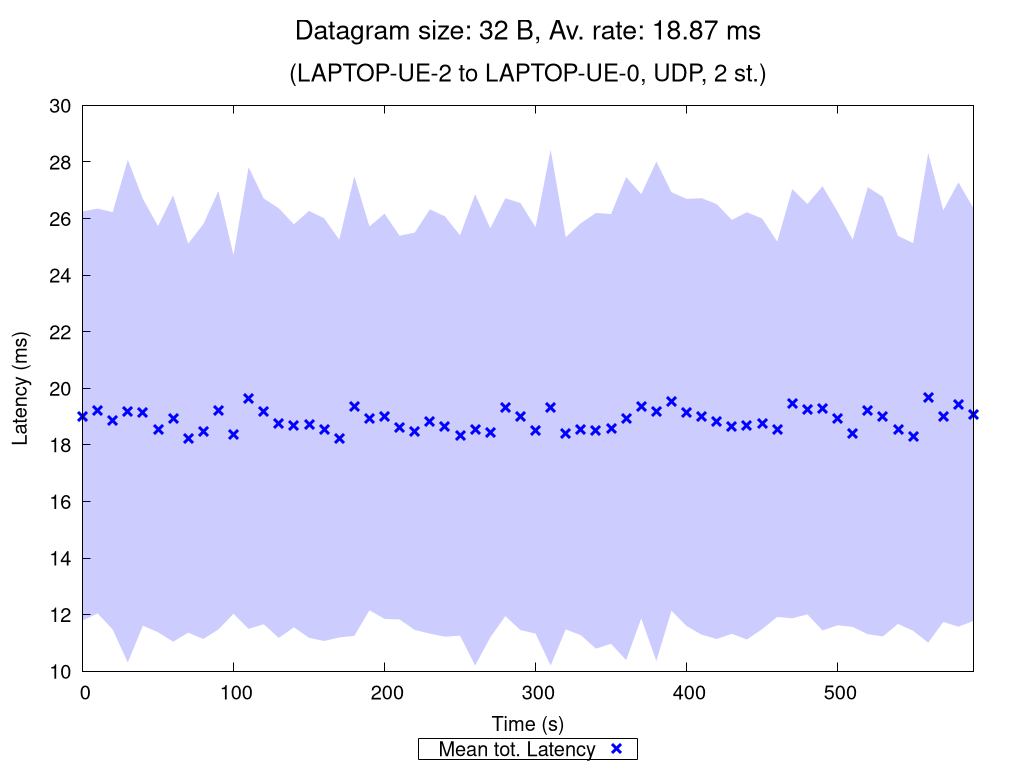

This chart was generated by the following gnuplot code:
set terminal pngcairo nocrop enhanced size 1024,768 font "Verdana,15"
set output "UDP_2_st_2020_10_12_01-37-11_two2one_00032B.png"

set title "{/=20 Datagram size: 32 B, Av. rate: 18.87 ms}\n\n{/=18 (LAPTOP-UE-2 to LAPTOP-UE-0, UDP, 2 st.)}"

set xlabel "Time (s)"
set ylabel "Latency (ms)"
set ytics nomirror
set key bmargin center horizontal box samplen 1 width -1
set bmargin 4.6
set rmargin 4.5

rf = 1.0  # rate factor
set style fill transparent solid 0.2 noborder
set autoscale xfix
plot "UDP_2_st_2020_10_12_01-37-11_two2one_00032B_iperf_processed.dat" using 1:($2/rf-$3/rf):($2/rf+$3/rf) with filledcurves lc rgb "blue" notitle, \
     "" using 1:($2/rf) with points pt 2 ps 1.5 lw 3 lc rgb "blue" title "Mean tot. Latency", \
